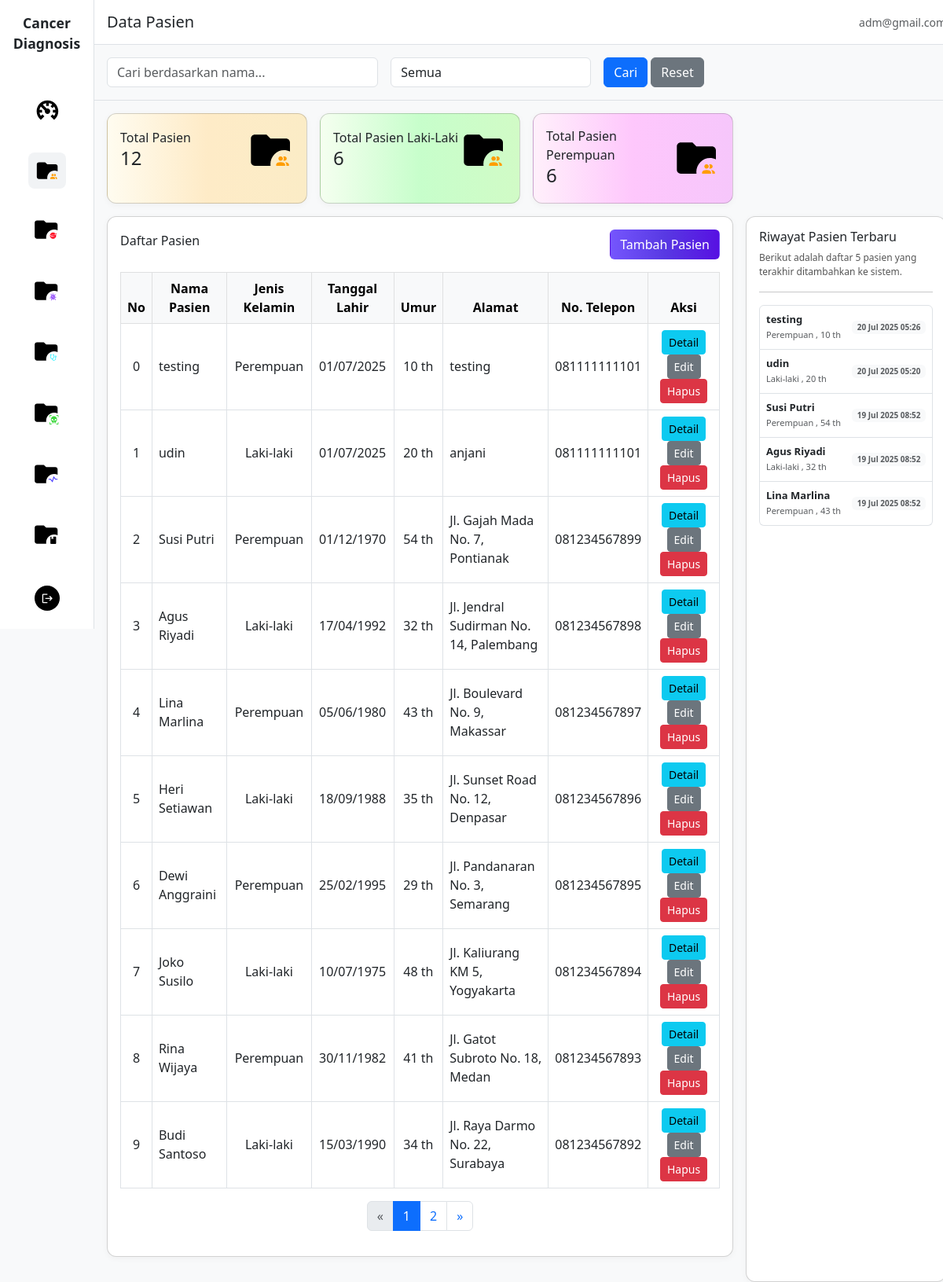
Page /pasien/ on the earlier database version.
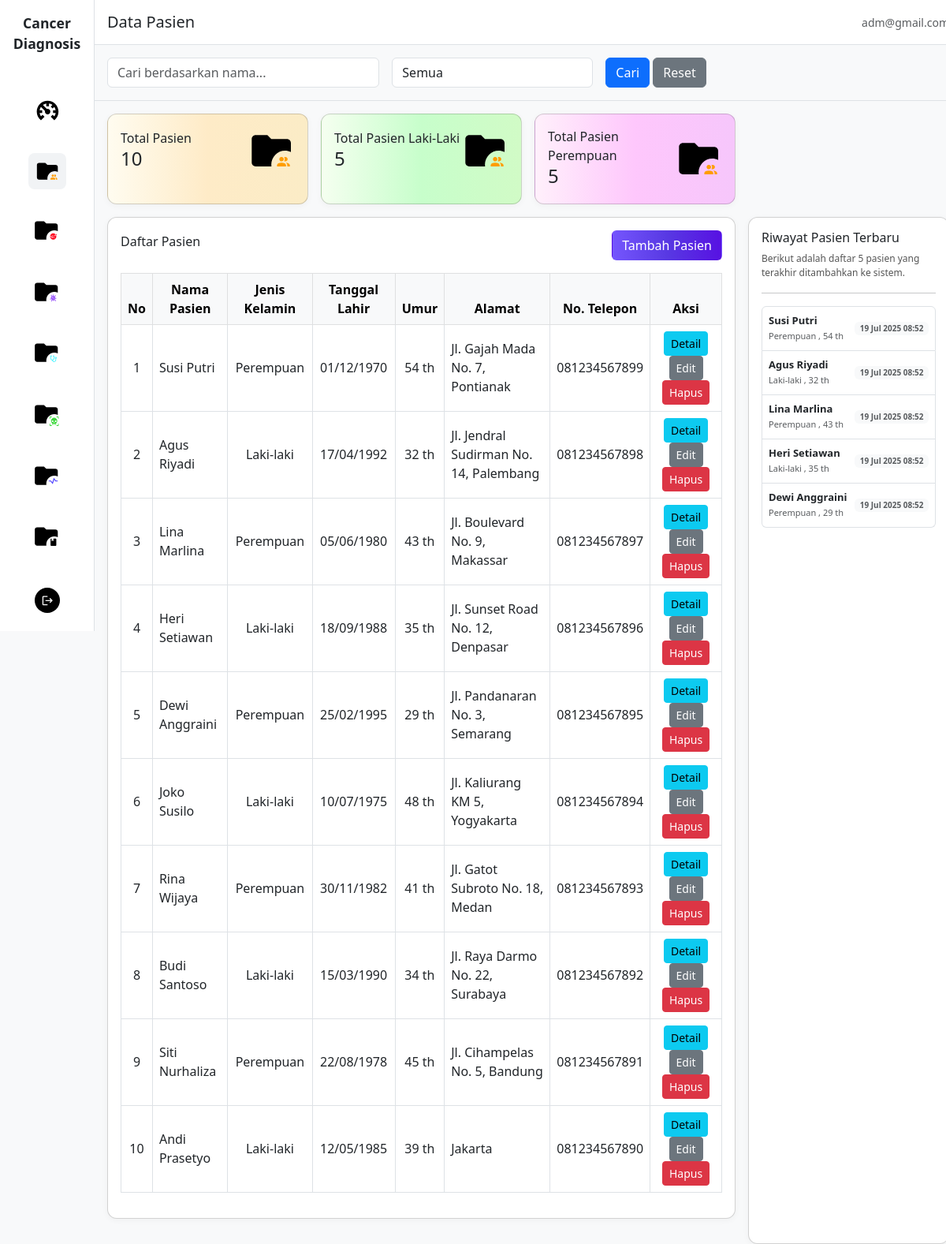
Same page on the later database version.
### sp_kanker_diagnosa_app/models.py (models this page shows, shortened)
class Pasien(models.Model):
    JENIS_KELAMIN_CHOICES = [
        ('L', 'Laki-laki'),
        ('P', 'Perempuan'),
    ]
    nama = models.CharField(max_length=100)
    jenis_kelamin = models.CharField(max_length=10, choices=JENIS_KELAMIN_CHOICES)
    tanggal_lahir = models.DateField(null=True, blank=True)
    alamat = models.TextField(blank=True)
    no_hp = models.CharField(max_length=20, blank=True)
    umur = models.PositiveIntegerField(null=True, blank=True, help_text="Umur dalam tahun")
    riwayat_keluarga = models.TextField(blank=True, help_text="Riwayat kanker dalam keluarga")
    dibuat = models.DateTimeField(auto_now_add=True)
    diperbarui = models.DateTimeField(auto_now=True)
    class Meta:
        verbose_name = "Pasien"
        verbose_name_plural = "Pasien"
        ordering = ['-dibuat']

### sp_kanker_diagnosa_app/views.py (the view)
# urls.py: path('pasien/', views.pasien_list, name='pasien_list'),
def pasien_list(request):
    search_form = PencarianPasienForm(request.GET)
    pasien_qs = Pasien.objects.all()
    if search_form.is_valid():
        nama = search_form.cleaned_data.get('nama')
        jenis_kelamin = search_form.cleaned_data.get('jenis_kelamin')
        if nama:
            pasien_qs = pasien_qs.filter(nama__icontains=nama)
        if jenis_kelamin:
            pasien_qs = pasien_qs.filter(jenis_kelamin=jenis_kelamin)
    paginator = Paginator(pasien_qs.order_by('-dibuat'), 10)
    page_number = request.GET.get('page')
    page_obj = paginator.get_page(page_number)
    pasien_count = pasien_qs.count()
    laki_laki_count = pasien_qs.filter(jenis_kelamin='L').count()
    perempuan_count = pasien_qs.filter(jenis_kelamin='P').count()
    context = {
        'page_obj': page_obj,
        'pasien_count': pasien_count,
        'laki_laki_count': laki_laki_count,
        'perempuan_count': perempuan_count,
        'search_form': search_form,
    }
    return render(request, 'pasien/list.html', context)

### sp_kanker_diagnosa_app/forms.py
class PencarianPasienForm(forms.Form):
    nama = forms.CharField(
        required=False,
        widget=forms.TextInput(attrs={
            'class': 'form-control',
            'placeholder': 'Cari berdasarkan nama...'
        })
    )
    jenis_kelamin = forms.ChoiceField(
        choices=[('', 'Semua')] + Pasien.JENIS_KELAMIN_CHOICES,
        required=False,
        widget=forms.Select(attrs={'class': 'form-control'})
    )

### templates/pasien/list.html (shortened to what the changed rows need)
{% extends 'base.html' %}
{% load static %}
{% block content %}
<main class="col-md-10 col-lg-11 col-12 main-content">
    <div class="row g-3 p-3">
        <div class="col-12 col-sm-6 col-lg-3">
            <div class="card card-custom p-3 h-100" style="background: linear-gradient(to right, #fffcf0 0%, #feebc7, #fbecc6 100%);">
                <div class="d-flex align-items-center justify-content-between">
                    <div>
                        <div>Total Pasien</div>
                        <h4 class="mb-1">{{ pasien_count|default:"0" }}</h4>
                    </div>
                </div>
            </div>
        </div>
        <div class="col-12 col-sm-6 col-lg-3">
            <div class="card card-custom p-3 h-100" style="background: linear-gradient(to right, #f5fff0 0%, #c7fecb, #d1fbc6 100%);">
                <div class="d-flex align-items-center justify-content-between">
                    <div>
                        <div>Total Pasien Laki-Laki</div>
                        <h4 class="mb-1">{{ laki_laki_count|default:"0" }}</h4>
                    </div>
                </div>
            </div>
        </div>
        <div class="col-12 col-sm-6 col-lg-3">
            <div class="card card-custom p-3 h-100" style="background: linear-gradient(to right, #fff0fb 0%, #fec7fc, #f6c6fb 100%);">
                <div class="d-flex align-items-center justify-content-between">
                    <div>
                        <div>Total Pasien Perempuan</div>
                        <h4 class="mb-1">{{ perempuan_count|default:"0" }}</h4>
                    </div>
                </div>
            </div>
        </div>
    </div>
    <div class="row g-3 px-3">
        <div class="col-12 col-lg-9 mb-3 mb-lg-0">
            <div class="card card-custom p-3 table-card">
                <div class="table-responsive">
                    <table class="table table-bordered mt-3 align-middle">
                        <thead class="table-light">
                            <tr class="text-center">
                                <th>No</th>
                                <th>Nama Pasien</th>
                                <th>Jenis Kelamin</th>
                                <th>Tanggal Lahir</th>
                                <th>Umur</th>
                                <th>Alamat</th>
                                <th>No. Telepon</th>
                                <th>Aksi</th>
                            </tr>
                        </thead>
                        <tbody>
                            {% if page_obj %}
                            {% for pasien in page_obj %}
                                <tr>
                                    <td class="text-center">
                                        {% if page_obj.has_other_pages %}
                                            {{ forloop.counter0|add:page_obj.start_index|add:"-1" }}
                                        {% else %}
                                            {{ forloop.counter }}
                                        {% endif %}
                                    </td>
                                    <td>{{ pasien.nama }}</td>
                                    <td class="text-center">{{ pasien.get_jenis_kelamin_display }}</td>
                                    <td class="text-center">
                                        {% if pasien.tanggal_lahir %}
                                        {{ pasien.tanggal_lahir|date:"d/m/Y" }}
                                        {% else %}
                                        -
                                        {% endif %}
                                        </td>
                                        <td class="text-center">
                                            {% if pasien.umur %}
                                            {{ pasien.umur }} th
                                            {% else %}
                                            -
                                            {% endif %}
                                        </td>
                                        <td>{{ pasien.alamat|default:"-" }}</td>
                                        <td>{{ pasien.no_hp|default:"-" }}</td>
                                        <td class="text-center">
                                            <a href="{% url 'pasien_detail' pasien.id %}" class="btn btn-sm btn-info">Detail</a>
                                        <a href="{% url 'pasien_update' pasien.id %}" class="btn btn-sm btn-secondary">Edit</a>
                                        <a href="{% url 'pasien_delete' pasien.id %}" class="btn btn-sm btn-danger" onclick="return confirm('Yakin hapus data pasien ini?')">Hapus</a>
                                    </td>
                                </tr>
                                {% endfor %}
                            {% else %}
                                <tr>
                                    <td colspan="8" class="text-center text-muted">Tidak ada data pasien.</td>
                                </tr>
                            {% endif %}
                        </tbody>
                    </table>
                    {% if page_obj.has_other_pages %}
                    <nav>
                        <ul class="pagination justify-content-center flex-wrap">
                            {% if page_obj.has_previous %}
                                <li class="page-item">
                                    <a class="page-link"
                                        href="?page={{ page_obj.previous_page_number }}{% if request.GET.nama %}&nama={{ request.GET.nama }}{% endif %}{% if request.GET.jenis_kelamin %}&jenis_kelamin={{ request.GET.jenis_kelamin }}{% endif %}">&laquo;</a>
                                </li>
                            {% else %}
                                <li class="page-item disabled"><span class="page-link">&laquo;</span></li>
                            {% endif %}
                            {% for num in page_obj.paginator.page_range %}
                                {% if num == page_obj.number %}
                                    <li class="page-item active"><span class="page-link">{{ num }}</span></li>
                                {% elif num >= page_obj.number|add:'-2' and num <= page_obj.number|add:'2' %}
                                    <li class="page-item">
                                        <a class="page-link" href="?page={{ num }}">{{ num }}</a>
                                    </li>
                                {% elif num == 1 or num == page_obj.paginator.num_pages %}
                                    <li class="page-item">
                                        <a class="page-link" href="?page={{ num }}{% if request.GET.nama %}&nama={{ request.GET.nama }}{% endif %}{% if request.GET.jenis_kelamin %}&jenis_kelamin={{ request.GET.jenis_kelamin }}{% endif %}">{{ num }}</a>
                                    </li>
                                {% elif num == page_obj.number|add:'-3' or num == page_obj.number|add:'3' %}
                                    <li class="page-item disabled"><span class="page-link">...</span></li>
                                {% endif %}
                            {% endfor %}
                            {% if page_obj.has_next %}
                                <li class="page-item">
                                    <a class="page-link"
                                        href="?page={{ page_obj.next_page_number }}">&raquo;</a>
                                </li>
                            {% else %}
                                <li class="page-item disabled"><span class="page-link">&raquo;</span></li>
                            {% endif %}
                        </ul>
                    </nav>
                    {% endif %}
                </div>
            </div>
        </div>
        <div class="col-12 col-lg-3 mb-3 mb-lg-0">
            <div class="card card-custom p-3 h-100 d-flex flex-column justify-content-between">
                <div>
                    <ul class="list-group mb-2" style="font-size: 13px;">
                        {% if page_obj %}
                        {% for pasien in page_obj|slice:":5" %}
                                <li class="list-group-item d-flex justify-content-between align-items-center py-2 px-2">
                                    <div>
                                        <strong>{{ pasien.nama|default:"-" }}</strong>
                                        <br>
                                        <span class="text-muted" style="font-size:11px;">
                                            {% if pasien.jenis_kelamin == "L" %}
                                                Laki-laki
                                            {% elif pasien.jenis_kelamin == "P" %}
                                                Perempuan
                                            {% else %}
                                                -
                                            {% endif %}
                                            {% if pasien.umur %}, {{ pasien.umur }} th{% endif %}
                                        </span>
                                    </div>
                                    <div class="d-flex align-items-center gap-1">
                                        <span class="badge bg-light text-muted" style="font-size:10px;">
                                            {{ pasien.dibuat|date:"d M Y H:i" }}
                                        </span>
                                    </div>
                                </li>
                            {% endfor %}
                        {% else %}
                            <li class="list-group-item text-muted text-center py-2 px-2">Belum ada data pasien.</li>
                        {% endif %}
                    </ul>
                </div>
            </div>
        </div>
    </div>
</main>
{% endblock %}

Differences in the rows shown:
removed Pasien: nama "testing", jenis_kelamin "Perempuan", tanggal_lahir "01/07/2025", umur "10", alamat "testing", no_hp "081111111101", dibuat "20 Jul 2025 05:26"
removed Pasien: nama "udin", jenis_kelamin "Laki-laki", tanggal_lahir "01/07/2025", umur "20", alamat "anjani", no_hp "081111111101", dibuat "20 Jul 2025 05:20"
now on one of the page's lists (row unchanged): Pasien: nama "Heri Setiawan", umur "35", dibuat "19 Jul 2025 08:52"
now on one of the page's lists (row unchanged): Pasien: nama "Dewi Anggraini", umur "29", dibuat "19 Jul 2025 08:52"
now on this page (row unchanged): Pasien: nama "Siti Nurhaliza", jenis_kelamin "Perempuan", tanggal_lahir "22/08/1978", umur "45", alamat "Jl. Cihampelas No. 5, Bandung", no_hp "081234567891", shown under "Daftar Pasien"
now on this page (row unchanged): Pasien: nama "Andi Prasetyo", jenis_kelamin "Laki-laki", tanggal_lahir "12/05/1985", umur "39", alamat "Jakarta", no_hp "081234567890", shown under "Daftar Pasien"
Other differences:
{{ pasien_count|default:"0" }}: "12" → "10"
{{ laki_laki_count|default:"0" }}: "6" → "5"
{{ perempuan_count|default:"0" }}: "6" → "5"
list line gone: "1"
list line gone: "2"
